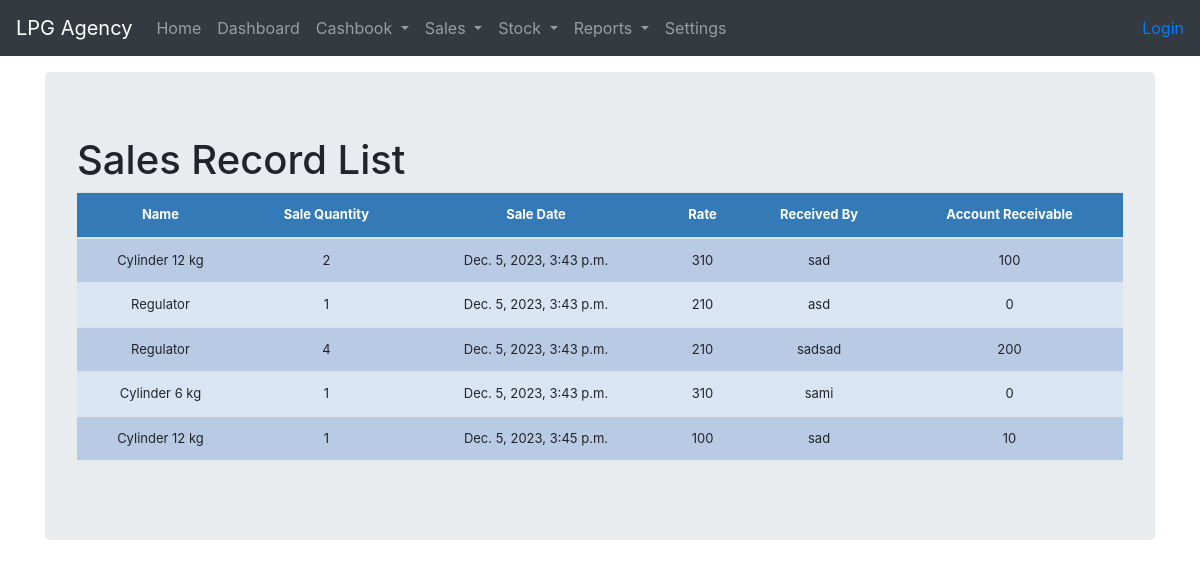
Before: /sales_record_list/ with the older database file.
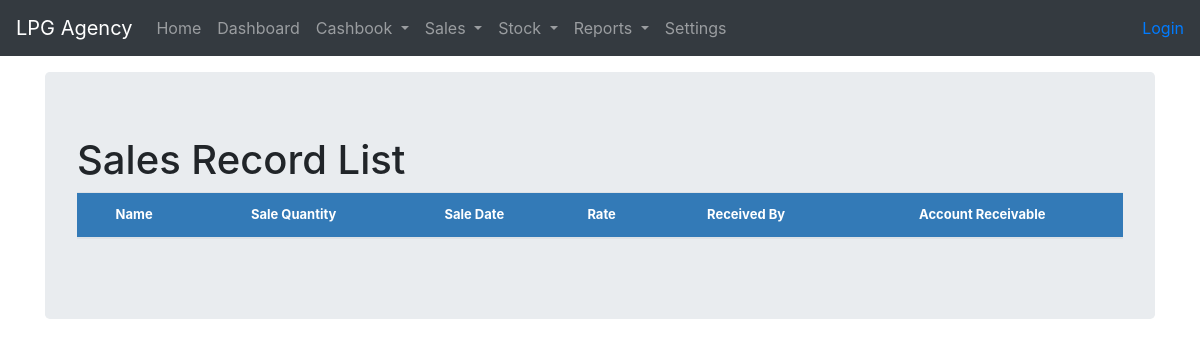
After: the same page with the newer database file.
### stockmgmt/models.py (models this page shows, shortened)
class Sale(models.Model):
    stock = models.ForeignKey(Stock, on_delete=models.CASCADE)
    sale_quantity = models.IntegerField()
    sale_date = models.DateTimeField(auto_now_add=True)
    rate= models.IntegerField()
    received_by = models.CharField(max_length=50, blank=True, null=True)
    Date_time = models.DateTimeField(auto_now_add=False, auto_now=True)
    account_recieveable = models.IntegerField(default='0', blank=True, null=True)

class Stock(models.Model):
    category = models.ForeignKey(Category, on_delete=models.CASCADE, blank=True)
    item_name = models.ForeignKey(Itemsmodel, on_delete=models.CASCADE, blank=True)
    quantity = models.IntegerField(default='0', blank=True, null=True)
    rate = models.IntegerField(default='0', blank=True, null=True)
    account_payable = models.IntegerField(default='0', blank=True, null=True)
    company = models.ForeignKey(Company, on_delete=models.SET_NULL, null=True)
    vender = models.ForeignKey(Vender, on_delete=models.SET_NULL, null=True)
    receive_quantity = models.IntegerField(default='0', blank=True, null=True)
    receive_by = models.CharField(max_length=50, blank=True, null=True)
    addcash = models.IntegerField(default='0', blank=True, null=True)
    issue_quantity = models.IntegerField(default='0', blank=True, null=True)
    issue_by = models.CharField(max_length=50, blank=True, null=True)
    issue_to = models.CharField(max_length=50, blank=True, null=True)
    phone_number = models.CharField(max_length=50, blank=True, null=True)
    created_by = models.CharField(max_length=50, blank=True, null=True)
    reorder_level = models.IntegerField(default='0', blank=True, null=True)
    lastupdate = models.DateTimeField(auto_now_add=False, auto_now=True)
    timestamp = models.DateTimeField(auto_now_add=True, auto_now=False)
    Expense_category = models.ForeignKey(Expense, on_delete=models.CASCADE,null=True, blank=True)
    batch_number = models.CharField(max_length=10, blank=True, null=True)

class Itemsmodel(models.Model):
    category = models.ForeignKey(Category, on_delete=models.CASCADE, related_name='items')
    name = models.CharField(max_length=50, unique=True)
    def __str__(self):
        return self.name

### stockmgmt/views.py (the view)
# urls.py: path('sales_record_list/', views.sales_record_list, name='sales_record_list'),
def sales_record_list(request):
    sales_data = Sale.objects.all()
    context = {
        'sales_data': sales_data,
    }
    return render(request, 'sales_record_list.html', context)

### stockmgmt/models.py (called while the page is built)
    def __str__(self):
        return str(self.item_name)

### stockmgmt/templates/sales_record_list.html (shortened to what this page needs)
{% extends "base.html" %}
{% block content %}
<body>
    <h1>Sales Record List</h1>
    <table class="table">
        <thead>
            <tr>
                <th>Name</th>
                <th>Sale Quantity</th>
                <th>Sale Date</th>
                <th>Rate</th>
                <th>Received By</th>
                <th>Account Receivable</th>
            </tr>
        </thead>
        <tbody>
            {% for sale in sales_data %}
                <tr>
                    <td>{{ sale.stock }}</td>
                    <td>{{ sale.sale_quantity }}</td>
                    <td>{{ sale.sale_date }}</td>
                    <td>{{ sale.rate }}</td>
                    <td>{{ sale.received_by }}</td>
                    <td>{{ sale.account_recieveable }}</td>
                </tr>
            {% endfor %}
        </tbody>
    </table>
    {% endblock %}

### stockmgmt/templates/base.html (shortened to what this page needs)
{% load static%}
{% include 'navbar.html'%}
<!doctype html>
<html lang="en">
  <head>
<link href="{% static 'css/stylesheet.css' %}" rel="stylesheet">
<link rel="stylesheet" href="https://cdn.jsdelivr.net/npm/bootstrap@4.4.1/dist/css/bootstrap.min.css">
    <link href="{% static 'css/navbar-top-fixed.css' %}" rel="stylesheet">
  </head>
  <body>
<main role="main" class="container">
  <div class="jumbotron">
    {% block content %}
    {% endblock %}
  </div>
</main>
</html>

### stockmgmt/templates/navbar.html (shortened to what this page needs)
<!DOCTYPE html>
<html lang="en">
<head>
    <link rel="stylesheet" href="https://stackpath.bootstrapcdn.com/bootstrap/4.3.1/css/bootstrap.min.css">
</head>
<body>
<nav class="navbar navbar-expand-md navbar-dark fixed-top bg-dark">
    <a class="navbar-brand" href="/home">LPG Agency</a>
    <div class="collapse navbar-collapse" id="navbarCollapse">
        <ul class="navbar-nav mr-auto">
            <li class="nav-item">
                <a class="nav-link" href="/home" >Home</a>
            </li>
            <li class="nav-item">
                <a class="nav-link" href="">Dashboard </a>
            </li>
            <li class="nav-item dropdown">
                <a class="nav-link dropdown-toggle" href="#" id="submenuCashbook" role="button" data-toggle="dropdown"
                aria-haspopup="true" aria-expanded="false">
                    Cashbook
                </a>
            </li>
            <li class="nav-item dropdown">
                <a class="nav-link dropdown-toggle" href="#" id="submenuSales" role="button" data-toggle="dropdown"
                   aria-haspopup="true" aria-expanded="false">
                    Sales
                </a>
            </li>
            <li class="nav-item dropdown">
                <a class="nav-link dropdown-toggle" href="#" id="submenuStock" role="button" data-toggle="dropdown"
                aria-haspopup="true" aria-expanded="false">
                    Stock
                </a>
            </li>
            <li class="nav-item dropdown">
                <a class="nav-link dropdown-toggle" href="#" id="submenuReports" role="button" data-toggle="dropdown"
                aria-haspopup="true" aria-expanded="false">
                    Reports
                </a>
            </li>
            <li class="nav-item">
                <a class="nav-link" href="/setting_app">Settings</a>
            </li>
        </ul>
        <ul class="navbar-nav">
            {% if request.user.is_authenticated %}
                <li><a href="/logout/"><button class="btn btn-danger">{{ user }} | Logout</button></a></li>
            {% else %}
                <li><a href="/login/">Login</a></li>
            {% endif %}
        </ul>
    </div>
</nav>
</body>
</html>

### stockmgmt/static/css/stylesheet.css (style rules this page uses)
body { background-color: #119739; }
.table { font-size: 13px; text-align: center; width: 95%; margin: auto; }
.table tr:nth-child(odd) { background: #B8CAE4 }
th { background-color: #337ab7; color: white; }

### stockmgmt/static/css/navbar-top-fixed.css (style rules this page uses)
body { min-height: 75rem; padding-top: 4.5rem; }

### stockmgmt/templates/navbar.html (style rules this page uses)
.navbar-dark.bg-dark { background-color: #80602; }

Changed rows visible on the page:
removed Sale: stock "Cylinder 12 kg", sale_quantity "2", sale_date "Dec. 5, 2023, 3:43 p.m.", rate "310", received_by "sad", account_recieveable "100"
removed Sale: stock "Regulator", sale_quantity "1", sale_date "Dec. 5, 2023, 3:43 p.m.", rate "210", received_by "asd", account_recieveable "0"
removed Sale: stock "Regulator", sale_quantity "4", sale_date "Dec. 5, 2023, 3:43 p.m.", rate "210", received_by "sadsad", account_recieveable "200"
removed Sale: stock "Cylinder 6 kg", sale_quantity "1", sale_date "Dec. 5, 2023, 3:43 p.m.", rate "310", received_by "sami", account_recieveable "0"
removed Sale: stock "Cylinder 12 kg", sale_quantity "1", sale_date "Dec. 5, 2023, 3:45 p.m.", rate "100", received_by "sad", account_recieveable "10"
